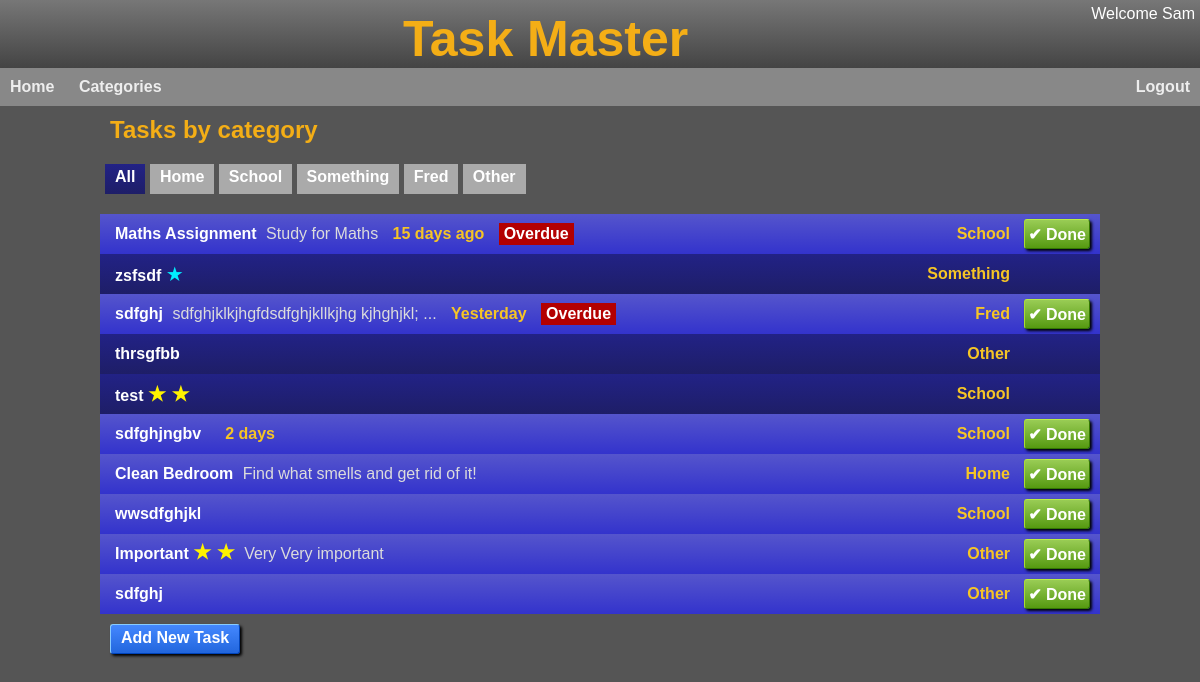
The app's page /categorytasks/All (signed in) with its own data.
### app/models/user.py (models this page shows, shortened)
class User(UserMixin, db.Model):
  id = db.Column(db.Integer, primary_key=True)
  username = db.Column(db.String(32), index=True, unique=True)
  display_name = db.Column(db.String(32))
  school_id = db.Column(db.Integer)
  access = db.Column(db.Integer, default=ACCESS['basic'])
  email = db.Column(db.String(120), index=True, unique=True)
  email_verified = db.Column(db.Integer)
  password_hash = db.Column(db.String(128))
  last_seen = db.Column(db.DateTime)
  created_at = db.Column(db.DateTime, default=db.func.datetime('now')) #default=db.func.utc_timestamp())
  last_modified = db.Column(db.DateTime, default=db.func.datetime('now'), onupdate=db.func.datetime('now')) #, default=db.func.utc_timestamp(), onupdate=db.func.utc_timestamp())
  tasks = db.relationship('Task', backref='user', lazy=True)
  def update_last_seen(self):
    last_seen = self.last_seen if self.last_seen else datetime.fromtimestamp(0)
    if (datetime.utcnow() - last_seen).total_seconds() > 600:  # More than 10 minutes ago
     self.last_seen = datetime.utcnow()
     db.session.commit()

### app/models/task.py (models this page shows, shortened)
class Task(db.Model):
  id = db.Column(db.Integer, primary_key=True)
  user_id = db.Column(db.Integer, db.ForeignKey('user.id'))
  name = db.Column(db.String(32))
  description = db.Column(db.String(250))
  category = db.Column(db.String(10))
  priority = db.Column(db.Integer,default=P_LOW)
  status = db.Column(db.Integer,default=STS_NEW)
  due_by = db.Column(db.DateTime)
  created_at = db.Column(db.DateTime, default=db.func.datetime('now'))
  def is_outstanding(self):
    return self.status < STS_COMPLETED
  def is_completed(self):
    return self.status == STS_COMPLETED
  def is_overdue(self):
    if self.is_completed():
      return False
    else:
      return self.due_by and self.due_by.date() < datetime.date.today()
  def priority_str(self):
    priority = self.priority or 0
    if priority >= 0 and priority < len(PRIORITY_STRS):
      return PRIORITY_STRS[priority]
    return ''
  def status_str(self):
    if self.status == STS_COMPLETED:
      return 'Completed'
    return 'Outstanding'
  def short_desc(self):
    desc = self.description
    if len(desc) > 40:
      desc = desc[:37] + " ..."
    return desc

### app/main/main_routes.py (the view)
@bp.route('/categorytasks/<category>')
@login_required
def category_tasks(category):
    if category == 'All':
        tasks = Task.query.filter_by(user_id=current_user.id).order_by(text('due_by is null, due_by')).all()
    elif category == 'Other':
        tasks = Task.query.filter_by(user_id=current_user.id, category='').order_by(text('due_by is null, due_by')).all()
    else:
      tasks = Task.query.filter_by(user_id=current_user.id, category=category).order_by(text('due_by is null, due_by')).all()
    categories_rows = Task.query.with_entities(Task.category).filter_by(user_id=current_user.id).distinct()
    categories = [row[0] for row in categories_rows]
    for cat in categories:
      if not cat:
        categories.remove(cat)
        categories.append('Other')
    categories = ['All'] + categories
    return render_template('category_tasks.html', tasks=tasks, categories=categories, selected_category=category)

### app/main/__init__.py (called while the page is built)
def init_app(app):
    app.register_blueprint(bp)
    app.register_error_handler(403, error_forbidden)
    app.jinja_options['finalize'] = lambda x: x if x is not None else '' #prevent Jinja from printing None
    login.login_view = 'main.login'
    login.init_app(app)
    @app.context_processor
    def inject_default_template_variables():
         return dict(h=helpers)
    @app.before_request
    def update_last_seen():
      if current_user.is_authenticated:
        current_user.update_last_seen()

### app/models/user.py (called while the page is built)
@login.user_loader
def load_user(id):
  return User.query.get(int(id))

### app/utils/helpers.py (called while the page is built)
def pluralise(word, cnt, suffix="s"):
  n = int(cnt)
  if n == 1 or n == -1:
    return(word)
  else:
    return(word+suffix)

def fmt_date(dt):
  if not isinstance(dt, datetime.datetime):
    return ''
  return dt.strftime("%d %b %y")

def fmt_date_daysuntil(date):
  if not isinstance(date, datetime.datetime):
    return ''
  try:
    diff = date.date() - datetime.date.today()
    days = int(diff.total_seconds() / (60*60*24))
  except Exception as e:
    return('')
  days_str = pluralise('day', days)
  if days < -1:
    return f"{-days} {days_str} ago"
  if days == -1:
    return 'Yesterday'
  if days == 0:
    return 'Today'
  if days == 1:
    return 'Tomorrow'
  return f"{days} {days_str}"

### app/templates/category_tasks.html
{% extends "base.html" %}
{% block head %}
  <link rel="stylesheet" href="{{ url_for('static', filename='tasks.css') }}">
{% endblock %}
{% block content %}
  <h2>Tasks by category</h2>
  <div id="category-list">
    {% for category in categories %}
      <a href="{{ url_for('main.category_tasks', category=category) }}"
        {% if category == selected_category %}
          class="selected"
        {% endif %}>
        {{ category }}</a>
    {% endfor %}
  </div>
  {% include '_task_list.html' %}
  <div class="actions">
    <a href="{{ url_for('main.new_task',category=selected_category) }}">Add New Task</a>
  </div>
{% endblock %}

### app/templates/_header.html
<div id="header">
  <div id="userinfo">
    {% if current_user.is_authenticated %}
      <div id="user">Welcome {{current_user.display_name }}</div>
    {% endif %}
  </div>
  <span class="title">Task Master</span>
</div>
<div id="menubar">
  <ul>
    {% if not current_user.is_anonymous %}
      <li><a href="{{ url_for('.home') }}">Home</a></li>
      <li><a href="{{ url_for('.category_tasks', category='All') }}">Categories</a></li>
      <li class="right"><a href="{{ url_for('main.logout') }}">Logout</a></li>
    {% endif %}
  </ul>
</div>

### app/templates/_task_list.html (shortened to what this page needs)
<div class="tasks">
    {% for task in tasks %}
      <a class="task sts-{{task.status}}" onclick="toggle_details('{{ task.id }}')">
        <div class="task-info">
          <div class="task-name">
            {{ task.name }}
          </div>
          {% if task.priority and task.priority > 0 %}
            <div class="task-priority p-{{task.priority}}">
              &#9733;
              {% if task.priority and task.priority > 1 %}
              &#9733;
              {% endif %}
            </div>
          {% endif %}
          <div class="task-description">
            {{ task.short_desc() }}
          </div>
          {% if task.is_outstanding() %}
            <div class="task-due">
              {{ h.fmt_date_daysuntil(task.due_by) }}
            </div>
          {% endif %}
          {% if task.is_overdue() and task.is_outstanding() %}
          <div class="task-overdue">
            Overdue
          </div>
        {% endif %}
        </div>
        <div class="task-category">
          {{ task.category or 'Other' }}
        </div>
        <div class="task-btns">
          {% if task.is_outstanding() %}
            <form action="{{ url_for('main.complete_task', id=task.id) }}" method="POST">
              <input class="done" type="submit" value="&#x2714 Done">
            </form>
          {% endif %}
        </div>
      </a>
    {% endfor %}
  </div>

### app/static/base.css (style rules this page uses)
* { margin: 0px; padding: 0px; box-sizing: border-box; }
body { color: #fff; background: #555; font-family: Arial, Helvetica, sans-serif; }
#header { overflow: hidden; background: linear-gradient(#777, #444); text-align: center; }
#header .title { color: rgb(244, 174, 22); font-family: Arial, Helvetica, sans-serif; font-weight: bold; font-size: 50px; display: inline-block; margin-top: 10px; }
h2 { color: rgb(244, 174, 22); }
#userinfo { float:right; text-align:right; margin-top: 5px; margin-right: 5px; }
#menubar { font-family: Arial, Helvetica, sans-serif; font-weight: bold; color: #eee; background: #888; }
#menubar ul { list-style-type: none; overflow: hidden; margin: 0; padding: 0; }
#menubar li { display: inline-block; padding: 10px 0px; text-align: center; }
#menubar li.right { float: right; }
#menubar li a { text-decoration: none; padding: 10px 10px; color: #eee; }

### app/static/tasks.css (style rules this page uses)
.tasks { flex: 1; }
.task { min-height: 40px; display: flex; align-items: center; background:#666; }
h2 { padding-top: 10px; padding-bottom: 5px; margin-left: 10px; }
.task { background: linear-gradient(#55c,#33c); }
.task.sts-1 { background: linear-gradient(rgb(34, 34, 134), rgb(30, 30, 103)); }
.task-info { padding-left: 10px; flex: 1; }
.task-priority { display: inline-block; font-size:20px ; color: #00eeff; }
.task-priority.p-2 { color: #fff200; font-weight: bold; }
.task-name { display: inline-block; padding-left: 5px; color: #fff; font-weight: bold; }
.task-description { display: inline-block; padding-left: 5px; padding-top: 5px; padding-bottom: 5px; color: #dcdcdc; }
.task-due { display: inline-block; margin-right: 10px; margin-left: 10px; color: #f6c525; font-weight: bold; }
.task-overdue { color: white; font-weight: bold; background-color: rgb(179, 0, 0); display: inline-block; padding: 2px 5px; }
.task-category { margin-right: 10px; color: #f6c525; font-weight: bold; padding-left: 10px; text-align: right; }
.task-btns { min-width: 80px; padding-right: 5px; }
.task-btns form { display: inline; float: right; margin-right: 5px; }
.task-btns input[type=submit] { display: inline-block; font: inherit; font-size: 16px; font-weight: bold; padding: 0px 3px; height: 30px; border-radius: 3px; border-top: 1px solid #be4; border-left: 1px solid #ad3; border-right: 1px solid #370; border-bottom: 1px solid #370; background: #7a3; background: linear-gradient(#9c5, #591); box-shadow: rgba(0,0,0,1) 2px 2px 3px; text-align: center; color: #fff; }
a.task { text-decoration: none; }
.actions { margin-top: 10px; margin-left: 10px; }
.actions a, .actions input[type=submit] { text-decoration: none; display: inline-block; font: inherit; font-size: 16px; font-weight: bold; padding: 4px 10px; min-width: 80px; height: 30px; border-radius: 3px; border-top: 1px solid #8cf; border-left: 1px solid #8cf; border-right: 1px solid #04b; border-bottom: 1px solid #04b; background: linear-gradient(#48f, #26d); box-shadow: rgba(0,0,0,1) 2px 2px 3px; text-align: center; color: #fff; vertical-align: top; }
#category-list { margin-top: 10px; padding: 5px; margin-bottom: 10px; }
#category-list a { text-decoration: none; display: inline-block; font: inherit; font-weight: bold; padding: 4px 10px; height: 30px; background: #aaa; text-align: center; color: #fff; margin-right: 0px; margin-bottom: 5px; }
#category-list a.selected { background: linear-gradient(rgb(34, 34, 134), rgb(30, 30, 103)); }

### records on screen
User: display_name "Sam"
Task: name "Maths Assignment", short_desc "Study for Maths", fmt_date_daysuntil "15 days ago", status "Overdue", category "School"
Task: name "zsfsdf", category "Something"
Task: name "sdfghj", short_desc "sdfghjklkjhgfdsdfghjkllkjhg kjhghjkl; ...", fmt_date_daysuntil "Yesterday", status "Overdue", category "Fred"
Task: name "thrsgfbb", category "Other"
Task: name "test", category "School"
Task: name "sdfghjngbv", fmt_date_daysuntil "2 days", category "School"
Task: name "Clean Bedroom", short_desc "Find what smells and get rid of it!", category "Home"
Task: name "wwsdfghjkl", category "School"
Task: name "Important", short_desc "Very Very important", category "Other"
Task: name "sdfghj", category "Other"

### other values on screen
{{ category }} "All" "Home" "School" "Something" "Fred" "Other"
